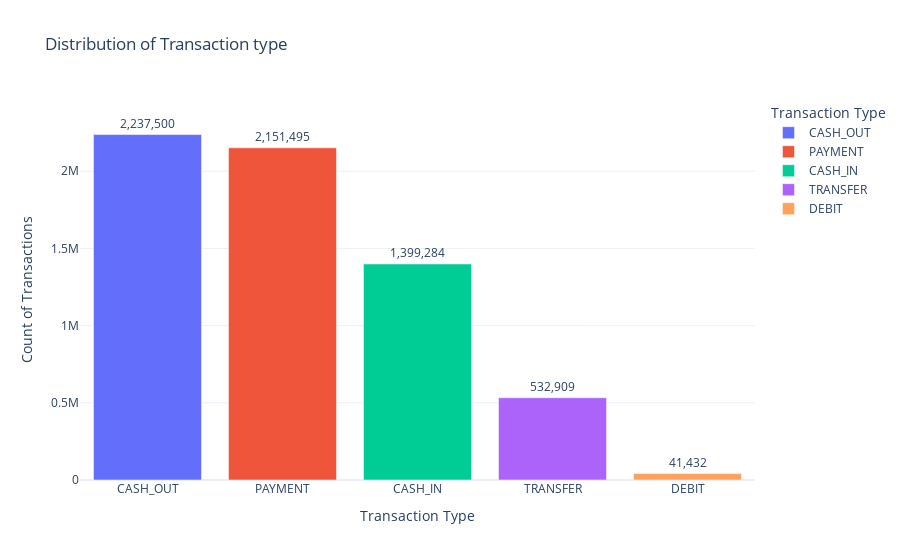

The notebook cell saved with this chart:
### Markdown cell above
- There are a total of 743 steps which means that the data is for about 31 days(~ 1 month duration)

### Code cell
transaction_types = df['type'].value_counts().reset_index()

transaction_types.columns = ['Transaction Type', 'Count']

fig = px.bar(
    transaction_types, x = "Transaction Type", y = "Count", text = 'Count',color = "Transaction Type",title = 'Distribution of Transaction type', template = 'plotly_white'
)

fig.update_traces(texttemplate = '%{text:,}',textposition = 'outside')

fig.update_layout(
    xaxis_title = "Transaction Type",yaxis_title = "Count of Transactions",uniformtext_minsize = 8,uniformtext_mode = 'hide',  yaxis = dict(range=[0,transaction_types['Count'].max()* 1.1]))


fig.show()

### Figure 1 — Plotly figure (JSON) as saved in the notebook; plotly's stock layout.template omitted (floating-point values rounded to 4 significant figures)
{"data": [{"alignmentgroup": "True", "hovertemplate": "Transaction Type=%{x}<br>Count=%{text}<extra></extra>", "legendgroup": "CASH_OUT", "marker": {"color": "#636efa", "pattern": {"shape": ""}}, "name": "CASH_OUT", "offsetgroup": "CASH_OUT", "orientation": "v", "showlegend": true, "text": [2237500], "textposition": "outside", "texttemplate": "%{text:,}", "type": "bar", "x": ["CASH_OUT"], "xaxis": "x", "y": [2237500], "yaxis": "y"}, {"alignmentgroup": "True", "hovertemplate": "Transaction Type=%{x}<br>Count=%{text}<extra></extra>", "legendgroup": "PAYMENT", "marker": {"color": "#EF553B", "pattern": {"shape": ""}}, "name": "PAYMENT", "offsetgroup": "PAYMENT", "orientation": "v", "showlegend": true, "text": [2151495], "textposition": "outside", "texttemplate": "%{text:,}", "type": "bar", "x": ["PAYMENT"], "xaxis": "x", "y": [2151495], "yaxis": "y"}, {"alignmentgroup": "True", "hovertemplate": "Transaction Type=%{x}<br>Count=%{text}<extra></extra>", "legendgroup": "CASH_IN", "marker": {"color": "#00cc96", "pattern": {"shape": ""}}, "name": "CASH_IN", "offsetgroup": "CASH_IN", "orientation": "v", "showlegend": true, "text": [1399284], "textposition": "outside", "texttemplate": "%{text:,}", "type": "bar", "x": ["CASH_IN"], "xaxis": "x", "y": [1399284], "yaxis": "y"}, {"alignmentgroup": "True", "hovertemplate": "Transaction Type=%{x}<br>Count=%{text}<extra></extra>", "legendgroup": "TRANSFER", "marker": {"color": "#ab63fa", "pattern": {"shape": ""}}, "name": "TRANSFER", "offsetgroup": "TRANSFER", "orientation": "v", "showlegend": true, "text": [532909], "textposition": "outside", "texttemplate": "%{text:,}", "type": "bar", "x": ["TRANSFER"], "xaxis": "x", "y": [532909], "yaxis": "y"}, {"alignmentgroup": "True", "hovertemplate": "Transaction Type=%{x}<br>Count=%{text}<extra></extra>", "legendgroup": "DEBIT", "marker": {"color": "#FFA15A", "pattern": {"shape": ""}}, "name": "DEBIT", "offsetgroup": "DEBIT", "orientation": "v", "showlegend": true, "text": [41432], "textposition": "outside", "texttemplate": "%{text:,}", "type": "bar", "x": ["DEBIT"], "xaxis": "x", "y": [41432], "yaxis": "y"}], "layout": {"barmode": "relative", "legend": {"title": {"text": "Transaction Type"}, "tracegroupgap": 0}, "title": {"text": "Distribution of Transaction type"}, "uniformtext": {"minsize": 8, "mode": "hide"}, "xaxis": {"anchor": "y", "categoryarray": ["CASH_OUT", "PAYMENT", "CASH_IN", "TRANSFER", "DEBIT"], "categoryorder": "array", "domain": [0, 1], "title": {"text": "Transaction Type"}}, "yaxis": {"anchor": "x", "domain": [0, 1], "range": [0, 2461250], "title": {"text": "Count of Transactions"}}}}
